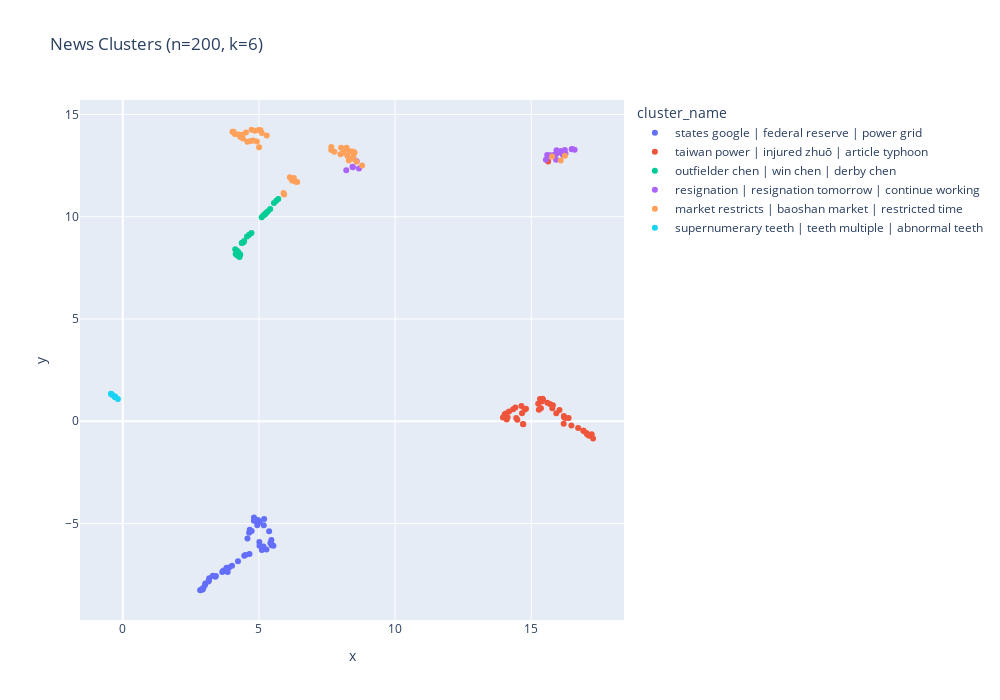

Notebook source saved alongside this figure:
### Code cell
# Add 2D coordinates to dataframe
df["x"] = reduced_embeddings[:, 0]
df["y"] = reduced_embeddings[:, 1]
df["text_short"] = df["content_en"].str[:100] + "..."

### Figure 1 — Plotly figure (JSON) as saved in the notebook; plotly's stock layout.template omitted (floating-point values rounded to 4 significant figures)
{"data": [{"customdata": [[" \n  谷歌在美砸250億美元 建資料中心和AI基礎設施\n"], [" \n  川普再度施壓Fed調降利率\n"], [" \n  輝達飆4％、台積電ADR漲3％ 台指期夜盤劍指23K關卡\n"], [" \n  川普：與印尼達成關稅協議\n"], [" \n  記憶體下半年市況遭唱衰 美光股價摔\n"], [" \n  祖克伯：Meta擬斥資數千億美元推動超級智慧發展\n"], [" \n  AI搶華爾街飯碗  高盛首創引進AI員工\n"], [" \n  銀行業財報打頭陣  摩根富國花旗優預期\n"], [" \n  關稅休戰期急拉貨 洛杉磯港6月吞吐量寫新高\n"], [" \n  蘋果投資5億美元與美國稀土供應商MP Materials合作\n"], [" \n  百度無人駕駛汽車將引進Uber全球平台 股價盤前大漲\n"], [" \n  市場高息需求增溫 安聯00984A連續兩天溢價\n"], [" \n  投審司：前六月外資來台投資74.6億美元\n"], [" \n  大陸限制出口技術目錄調整 新增電池正極材料制備技術\n"], [" \n  美國6月CPI年增2.7％ 今年2月以來新高\n"], [" \n  壯大資產管理論壇》私募資產親民化成全球趨勢  南怡君：台灣有很大成長空間\n"], [" \n  國泰金總座李長庚：關稅與匯率需中性看待 對台企長期競爭力有信心\n"], [" \n  關稅與房市降溫打擊  中小企業5月放款增額創10年同期新低\n"], ["歐盟延後對美國的報復性貿易關稅"], [" \n  傳川普將公布700億美元AI與能源投資案\n"], ["記者走訪全球最大稀土礦場 中國稀土供應鏈背後的污染遺害"], ["貝森特：Fed主席遴選程序已展開  盼鮑爾也退出理事會 - 國際 - 自由時報電子報"], ["稀土的代價：中國主產區被污染的水源和傷痕累累的山丘"], [" \n  30年期美債殖利率漲破5％ 6月初以來首見\n"], [" \n  晨星電力今年轉供綠電容量 預計將大於300MW\n"], [" \n  聯準會傳聲筒：6月CPI不會改變Fed政策方向\n"], [" \n  達新旗下中越廠預計明年春天完成擴產\n"], ["特朗普向普京發出最後通牒，烏克蘭人卻感到難抱期望"], ["中國上半年GDP增長5.3%：關稅壓力下顯「韌性」  但下半年需求端或「斷崖式下跌」"], ["特朗普承諾軍援，象徵烏克蘭戰事的重要突破"], ["伊朗戰場遇挫後 中國殲-10戰機將成為「救命稻草」？"], ["特朗普威脅對俄羅斯加徵關稅，並公布對烏克蘭軍援計劃"], ["特朗普宣佈14國新關稅稅率但最後期限延長三週"], ["特朗普向金磚國家威脅加徵10%關稅"], ["特朗普關稅戰：90天暫緩期將盡，亞洲製造業正在如何重塑？"], ["穩定幣合法化浪潮：新的「金融基礎設施」還是「貨幣主權戰場」？"], ["稀土、達爾文港或楊恆均案？ 澳洲總理阿爾巴尼斯訪華的五大看點"], ["印度和中國努力重建關係，但保持謹慎的態度"], ["中國雙航母「遼寧」號及「山東」號穿越太平洋「第二島鏈」意味著什麼？"], ["「海鯤艦」海測：台灣第一艘突破技術封鎖的「國造潛艦」五大看點"], ["人工智慧會威脅水資源嗎？"], ["美駐聯合國大使提名人瓦爾茲 誓言重塑聯合國、反制中國影響力 - 國際 - 自由時報電子報"], ["美國放行H20　陸商務部：應繼續取消不合理限制"], ["黃仁勳見大陸商務部長：中國市場非常有吸引力！"], ["聯合國安理會緊急會議　敘利亞指控：以色列破壞敘國穩定"], ["美前官員揭川普關稅終極目標！　南韓就算談成「最低課15%」"], ["陸商務部列2024數據　王文濤再談中美經貿關係：人為脫鉤是脫不掉的"], ["中國連續3月減持美債　持倉規模降至16年最低"], ["中國發現新稀土礦「釹黃河礦」　可作高性能永磁材料核心成分"]], "hovertemplate": "cluster_name=states google | federal reserve | power grid<br>x=%{x}<br>y=%{y}<br>title=%{customdata[0]}<extra></extra>", "legendgroup": "states google | federal reserve | power grid", "marker": {"color": "#636efa", "symbol": "circle"}, "mode": "markers", "name": "states google | federal reserve | power grid", "orientation": "v", "showlegend": true, "type": "scatter", "x": [3.022, 4.731, 3.853, 4.817, 4.013, 3.031, 3.175, 4.23, 5.015, 3.167, 3.419, 3.906, 3.679, 2.935, 4.579, 3.709, 4.654, 3.811, 4.818, 2.913, 2.964, 4.662, 2.851, 4.462, 3.654, 4.64, 3.398, 5.021, 5.02, 5.02, 5.457, 5.19, 4.941, 4.961, 5.105, 3.796, 5.468, 5.42, 5.451, 5.531, 3.143, 5.374, 5.275, 3.307, 5.177, 4.837, 5.165, 4.503, 2.847], "xaxis": "x", "y": [-8.004, -5.366, -7.375, -4.859, -7.067, -7.935, -7.674, -6.846, -5.907, -7.783, -7.571, -7.148, -7.332, -8.232, -5.739, -7.3, -6.49, -7.167, -4.701, -8.199, -8.146, -5.304, -8.258, -6.572, -7.369, -5.447, -7.603, -4.92, -6.088, -4.897, -5.807, -4.784, -5.09, -4.825, -6.299, -7.315, -6.06, -5.948, -5.98, -6.085, -7.834, -5.381, -6.272, -7.559, -5.089, -4.848, -6.123, -6.542, -8.264], "yaxis": "y"}, {"customdata": [[" \n  台電員工遭高壓線路電擊　卓榮泰關注不捨\n"], [" \n  台灣大出動百人馳援通訊 9成障礙基站已修復\n"], [" \n  台南剩597戶未復電 台電搶修進尾聲：最快今晚全面來電\n"], ["台鐵潮州站號誌故障深夜終於修復！ 影響64列次 - 生活 - 自由時報電子報"], ["大溪普濟堂關公誕辰遶境7/17遇防空演習 警方交管一次看 - 生活 - 自由時報電子報"], ["台泥子公司三元能源大火 高雄市府初判肇災原因出爐 - 生活 - 自由時報電子報"], ["台灣「漢光演習」五大看點：動員創新高、超市首度納入「持久戰」部署"], ["漢光41》金門花崗石醫院變野戰醫院 金防部演練戰傷救護與後送 - 自由軍武頻道"], ["獨家》麥當勞爆炸案33年後退休 葛永興憶殉職同袍：心中始終留空位給他 - 社會 - 自由時報電子報"], ["台電人員嘉義維修遭電擊 送醫搶救裝葉克膜維生 | 社會 | Newtalk新聞"], ["公車擦撞變電箱　板橋後站商圈部分店家停電 | 社會 | Newtalk新聞"], ["快訊》21:58臺灣南部海域發生規模4.8有感地震 最大震度屏東縣鵝鑾鼻3級 | 生活 | Newtalk新聞"], ["台電工作人員嘉縣義竹維修遭電擊　命危送醫 | 社會 | Newtalk新聞"], ["卓揆赴台中視察城鎮韌性演習 期許持續深化全民防衛意識 | 社會 | Newtalk新聞"], ["慰勉1350位投入災後復原替代役男 內政部長劉世芳：表達感謝 | 社會 | Newtalk新聞"], ["中部城鎮韌性演習　台中男硬騎車最高可罰15萬 | 社會 | Newtalk新聞"], ["一天狂降暴雨426mm！韓光州星巴克「泥水灌進店內」　招牌慘滅頂"], [" \n  遠傳動員上千人次支援災區 整體修復率已近95％\n"], ["阿富汗資料外洩引發前所未有秘密撤離：值得關注的三大關鍵問題"], ["你最喜歡的健康飲料會損害牙齒嗎？"], ["監管機構稱波音飛機燃油開關鎖設計安全"], ["台灣提升軍人待遇：加薪、搭機優惠為何引發爭議？"], ["朝鮮的「西班牙班尼多姆式」度假村迎來首批俄羅斯遊客"], ["從「臉基尼」到「水上麻將」：中國高溫下民眾尋涼方"], ["日本7/5發生大地震？「末日預言」為何引發遊客恐慌"], ["甘肅幼兒園鉛中毒學童超過200，用有毒顏料製作食品"], ["哈士奇「吃室友」生吞2陸龜！一臉無辜被抬進醫院　飼主嚇瘋"], ["台灣人年吞10億顆安眠藥　40歲女吃到腦霧「半夜無意識煮飯」"], ["常見病毒可增加阿茲海默症風險，但也是治療關鍵？"], ["機上久坐恐釀血栓！醫：「這些人」搭機需特別注意"], ["全球唯一！「喝咖啡賞北韓」星巴克爆紅　開幕7個月湧12萬人"], ["沒衛生！手機掉進整鍋芋頭 飲料店女員工「用湯匙撈出」PO限動被罵翻"], ["湖北唯一錄取空軍預警學院女孩現身　畢業後願去雷達站吃苦"], ["湖北地表溫度73℃！女子坐石頭10秒致三度燙傷　醫嘆：要清創植皮"], ["陸男太陽下吃米線褲子燒穿一個洞　拿紙巾測試真燒起來"], ["英短三花「初見飲水機」手好奇狂撥　發現一直有水震驚到立正"], ["你敢吃鼻屎嗎？專家曝「助免疫又能護牙」　研究：靠這5招更安心│TVBS新聞網"], ["英政府誤外洩阿富汗人個資　牽連MI6特務、SAS特種部隊"], ["趕著去接兒子！　印度爸「劇毒眼鏡蛇掛脖子」被咬死"], ["陸「老年暴走團」擋消防車出勤　堅持維持隊形「寸土不讓」惹議"], ["蚊子都熱死了！河南地表溫度直逼73℃　居民：可煎蛋烤蝦了"], ["伊拉克商場大火61死！剛開幕「整棟燒毀」14焦屍難辨　疑冷氣爆炸"], ["陸男「生水刷牙」說不出話！大腦遭10公分「裂頭絛蟲」入侵"], ["俄士兵「瓶裝水遭下毒」4人全身抽搐死亡！　生前痛苦倒地畫面曝"], ["導航亂帶路母子受困沒訊號森林　靠2張「手寫求救字條」獲救"], ["北海道棕熊頻繁出沒！獵人深夜出動「開槍擊斃」　將驗胃部與DNA"], ["薇帕颱風「最接近台灣」時間點曝！　日氣象廳最新預測路徑"], ["校外教學悲劇！英70人校車「失控墜6公尺邊坡」　釀22人死傷"]], "hovertemplate": "cluster_name=taiwan power | injured zhuō | article typhoon<br>x=%{x}<br>y=%{y}<br>title=%{customdata[0]}<extra></extra>", "legendgroup": "taiwan power | injured zhuō | article typhoon", "marker": {"color": "#EF553B", "symbol": "circle"}, "mode": "markers", "name": "taiwan power | injured zhuō | article typhoon", "orientation": "v", "showlegend": true, "type": "scatter", "x": [15.26, 15.39, 15.43, 15.32, 14.13, 16.04, 14.02, 14.66, 14.05, 15.36, 15.59, 14.64, 15.69, 14.33, 14.18, 14.42, 16.19, 15.37, 14.49, 17.02, 15.79, 14.06, 14.71, 16.21, 15.62, 16.92, 17.06, 17.04, 17.15, 15.77, 14.7, 16.72, 13.96, 16.2, 16.37, 16.47, 17.22, 14.45, 17.11, 14.1, 16.25, 15.92, 17.27, 16.91, 14.81, 14.75, 15.41, 15.28], "xaxis": "x", "y": [0.8522, 0.9626, 1.07, 1.092, 0.1931, 0.5476, 0.3359, 0.3856, 0.1785, 0.64, 0.9036, 0.746, 0.8378, 0.5892, 0.4743, 0.6767, -0.1209, 1.078, 0.07627, -0.5754, 0.782, 0.3849, -0.1455, 0.1945, 12.71, -0.4627, -0.6421, -0.6006, -0.709, 0.6345, -0.1365, -0.3278, 0.1788, 0.2522, 0.1629, -0.2126, -0.6357, 0.1631, -0.7011, 0.0886, 0.1575, 0.3857, -0.839, -0.47, 0.6059, 0.5679, 1.104, 0.5587], "yaxis": "y"}, {"customdata": [[" \n  大樂透頭獎連13摃  下期上看4.4億元\n"], ["陳晨威拚全壘打大賽自認「漢草」差　但林子偉看好 | 體育 | Newtalk新聞"], [" \n  兩岸青年以球會友 強化體育學術交流\n"], [" \n  雙橡園開發單站冠名贊助TPGA「頂粵吉品公開賽」  七國選手齊聚爭奪世界積分\n"], ["亞洲盃女籃》台灣對哈薩克開賽打得拉鋸 邱啟益：有提醒大家她們就是來打架 - 自由體育"], ["中職》郭天信猛打賞貢獻5分打點！坦言6月狀況不理想 - 自由體育"], ["中職》味全龍12：4勝台鋼雄鷹 近5戰拿4勝得43分 - 自由體育"], ["瓊斯盃》被賀丹「顏扣」也沒躲開 徐堂琪：失誤要盡全力守回來 - 自由體育"], ["瓊斯盃》地貼太滑恐危害球員 職籃工會提3點訴求 - 自由體育"], ["亞洲盃女籃二級賽　台灣預賽全勝晉4強 | 體育 | Newtalk新聞"], ["楊博涵與劉廣珩打敗世界第9  日本羽球賽晉16強 | 體育 | Newtalk新聞"], ["世上最年長馬拉松跑者車禍過世　享壽114歲 | 體育 | Newtalk新聞"], ["黃子鵬下二軍修正控球  林立歸隊時間點讓本人評估 | 體育 | Newtalk新聞"], ["德國世大運將開幕　陳弈通、楊亞依擔任掌旗官 | 體育 | Newtalk新聞"], ["看林智勝陽耀勳拚全壘打大賽有憧憬  宋晟睿參賽圓夢 | 體育 | Newtalk新聞"], ["李博登失分多平野惠一提出觀察　兄弟續物色新洋投 | 體育 | Newtalk新聞"], ["林子偉曾在大聯盟蹲捕　明星賽與葉君璋、高志綱競技 | 體育 | Newtalk新聞"], ["當你跑了366場馬拉松之後，你的心臟會發生什麼事？"], ["史上第一「人體超越音速」！　56歲太空跳傘傳奇命喪滑翔傘事故"], ["一張彩券改變人生　街友刮中「2千多萬大獎」驚喜：想買房養狗"], ["杜蘭特、烏多卡期待聯手！　盼「訓練態度」帶動火箭小將"], ["老鷹今夏補強2大奪冠拼圖　一哥楊恩是關鍵推手！"], ["全NBA只剩勇士「零補強」　專家：交易庫明加仍無法化解危機"], ["道奇強打貝茲遭遇低潮　總教練羅伯斯不忍了！直接調離先發名單 - 民視新聞網"], ["勇士大物尋求年薪7.3億合約　庫明加希望被交易到公牛"]], "hovertemplate": "cluster_name=outfielder chen | win chen | derby chen<br>x=%{x}<br>y=%{y}<br>title=%{customdata[0]}<extra></extra>", "legendgroup": "outfielder chen | win chen | derby chen", "marker": {"color": "#00cc96", "symbol": "circle"}, "mode": "markers", "name": "outfielder chen | win chen | derby chen", "orientation": "v", "showlegend": true, "type": "scatter", "x": [5.636, 4.315, 5.414, 5.71, 5.218, 4.262, 4.248, 5.103, 5.169, 5.33, 5.237, 4.565, 4.209, 5.27, 4.196, 4.146, 4.129, 4.642, 4.725, 5.552, 4.458, 4.387, 4.368, 4.287, 4.434], "xaxis": "x", "y": [10.78, 8.152, 10.37, 10.86, 10.11, 8.13, 8.258, 9.98, 10.07, 10.27, 10.15, 9.038, 8.1, 10.19, 8.337, 8.181, 8.412, 9.117, 9.2, 10.67, 8.812, 8.733, 8.719, 8.028, 8.759], "yaxis": "y"}, {"customdata": [[" \n  別等離職才後悔！上班族一定要先做的事\n"], ["白委罷不了 徐巧芯：目標變成我們合理嗎？"], ["看不下去了！葉元之霸凌已故助理對話曝光 胡采蘋：該被降職降薪的是他 - 政治 - 自由時報電子報"], ["盜綠委圖卡粗糙P圖被抓包 民眾黨蔡春綢道歉：形式上不謹慎 - 政治 - 自由時報電子報"], ["邊看筆電邊回答 京華城案證人胡方瓊卻翻供...檢曝原因 - 社會 - 自由時報電子報"], ["禿子漢子燕子再聚 國民黨「反惡罷、顧桃園」守護民主之夜20日中壢登場 - 政治 - 自由時報電子報"], ["(影)《矢板明夫Newtalk》大罷免投票率飆高 背後無人動員？ 國民黨還以為只是「藍綠對決」？ | 政治 | Newtalk新聞"], ["「斷健不退縮」！綠營開催票戰　吳思瑤、林楚茵台中催票衝高聲量 | 政治 | Newtalk新聞"], ["洪孟楷控罷團造謠買票走路工　赴新北檢提告 | 社會 | Newtalk新聞"], ["（影）5綠委集結中六站路口 疾呼罷掉羅廷瑋這個「國會小混混」 | 政治 | Newtalk新聞"], ["台灣「大罷免」事件始末、政黨表態及投票流程等一次看"], ["中國「709大抓捕」維權律師向BBC述說出獄後的監控人生"], ["誇張！救災爆口角就亮刀 里幹事稱「自保」惹眾怒"], ["7年未加薪5年沒領到獎金　大馬女子「不跳槽」理由曝光"], ["許崑源遺孀率婦團力挺 張善政再赴花蓮支持傅崐萁鄉親沿街讚聲"], ["巨乳妹賣淫脫光後「胸部大縮水」！3老司機控詐騙　極樂4P夢碎報警"], ["陸老人離世留2千萬遺產無人繼承　全網尋顧姓親人接贈"], ["民眾黨集會民進黨中央嗆聲 林國成國罵賴清德「X你娘」"], ["2年被爆打16次！人妻身上「留30公分傷疤」終身掛便袋"], ["撞見妻與陌生人進摩鐵！越男心酸帶3孩驗DNA　揭穿她多年祕密"], ["國民黨反罷喊\"再愛我一次\" 林右昌：恐怖愛人不值得再愛一次 - 民視新聞網"]], "hovertemplate": "cluster_name=resignation | resignation tomorrow | continue working<br>x=%{x}<br>y=%{y}<br>title=%{customdata[0]}<extra></extra>", "legendgroup": "resignation | resignation tomorrow | continue working", "marker": {"color": "#ab63fa", "symbol": "circle"}, "mode": "markers", "name": "resignation | resignation tomorrow | continue working", "orientation": "v", "showlegend": true, "type": "scatter", "x": [16.5, 15.93, 16.59, 16.03, 16.26, 15.7, 15.54, 16.23, 15.82, 15.93, 15.85, 8.675, 15.58, 16.48, 16.16, 8.207, 8.59, 16.09, 8.45, 8.435, 15.91], "xaxis": "x", "y": [13.31, 13.25, 13.28, 13.16, 13.08, 13.0, 12.79, 13.26, 13.0, 13.08, 13.03, 12.36, 13.02, 13.3, 13.04, 12.27, 12.71, 13.21, 12.41, 12.44, 12.79], "yaxis": "y"}, {"customdata": [["菜市場時段性禁車？ 攤販:安全.買氣難兼顧"], ["愛潑斯坦案：該案為何在「讓美國再次偉大」陣營中備受關注"], [" \n  演唱會經濟熱潮！GD、五月天、江蕙接力開唱 百貨商場搶攻粉絲荷包\n"], [" \n  韓流魅力席捲百貨！車銀優、DKB、猛男秀帶動韓星周邊搶購潮\n"], [" \n  街口支付最新公告！8成品牌通路恢復使用 30大商家一次看\n"], ["被納粹偷走流浪80年 龐貝古城拼貼春宮畫物歸原地 - 國際 - 自由時報電子報"], [" \n  父親節促銷戰  按摩椅與健身器材業提前開打\n"], ["中國高校擬因在校女生與外籍男子「不正當交往」開除其學籍，稱其「有損國格」"], ["「魷魚遊戲」下結業潮來襲，香港餐飲業能重返「美食天堂」嗎？"], ["特朗普接受BBC訪問：「我對普京感到失望，但尚未放棄與他的關係」"], ["正式預告「完全零台詞」超震撼！林依晨四度合作張孝全…首演夫妻"], ["體壇造星：中國運動員如何頂著「飯圈」爭議成為新一代頂流明星"], ["柴靜： 從中國官媒的知名記者和「公知」到出走海外的獨立媒體人"], ["Labubu走紅背後的營銷爆點、盲盒模式與穀子經濟"], ["演化專家：為什麼人類天生喜歡八卦？"], ["在工作中哭泣：是堅強的表現、軟弱的象徵，還是人之常情？"], ["朴軫永曬父女同框照！　女兒真面目「根本複製貼上」網驚：也長太像"], ["汪峰賣線上課「銷量超悽慘」　情史精彩挨嘲：不如教怎追女神"], ["《雞與牛》導演推新作！聯手《小小兵》動畫師「豬排變特務抓象」"], ["《007》龐德女郎痛訴遭家暴！　超慘傷照曝光"], ["台灣珍奶太好喝！徐玄來台暴走「1天內狂灌6杯」：深刻記得這件事"], ["不甩不倫風波！田中圭赴美打撲克大賽　「贏走300萬」驚人實力曝光"], ["曾沛慈call out《星光》超大咖戰友幫唱　她竟差點忘詞！"], ["「清純歌手」突瘋狂蹭牆！驚爆性愛成癮染病　代表作很多人翻唱"], ["一週親3次！謝京穎放閃張書偉「吻戲免報備」　大讚老公這點超棒"], ["松屋連皇室也愛吃！日媒曝悠仁親王「庶民生活」　打球吃飯超親民"], ["川普爆手繪「裸女圖」送淫魔富商　署名簽在私處！本人氣炸否認"], ["賴慧如演媽媽太像「真實年紀被遺忘」！洩心聲：這是演員要做到的"], ["44歲孫淑媚被網讚「台版Jennie」！　釣出本尊回應了"], ["遭叔伯逼面對父債…林柏宏首露面回應！每天5點起床：還在學習路上"], ["差49歲！20歲新娘「見新郎真面目」嚇暈影片瘋傳　真相曝光"], ["64歲周華健「情書」曝光了！　「蕾絲花邊」自虧：是怪作品"], ["《鬼滅之刃無限城篇》日本上映首日！電影院擠滿人…周邊一早賣光"], ["賈永婕被控「拿公關票帶關穎買GD周邊」！嚴肅首反擊：照片在哪裡"], ["食農市集「書與農」的小宇宙等民眾尋寶"], ["周湯豪出道15週年宣布好消息！　甜蜜告白：你對我來說有多重要　"], ["快訊／賈永婕道歉！　回應GD展覽之亂：沒把任何留言當耳邊風"], ["《逆愛》宣布今晚復播！　「5天內播4集」粉絲嗨翻：終於等到了"], ["快訊／南韓最大頒獎典禮「金唱片」移駕台灣辦　1月10日登上大巨蛋"], ["好萊塢大咖合體2港星！柯林法洛澳門「變賭徒」夢幻聯動金馬影后"], ["孫德榮坦承冷凍過陳喬恩  遺產受惠人數曝光 「不留一分給孫家！」"], ["廣末涼子「車禍罹病停工93天」首發聲！認還需要時間…大片在等她"], ["Coldplay演唱會變偷情現場！女方入職半年多　CEO大讚完美人選"], ["小巨蛋KPOP萬人拼盤9月登場！4組大咖合體　ITZY、NMIXX都有"], ["專輯提前上線…王嘉爾「我現在才知」　深夜崩潰：沒什麼可再說的了"], ["Coldplay演唱會抓姦CEO偷吃　「假道歉信」藏細節！前同事酸活該"], ["快訊／GD展覽辦一天被罵翻！主辦道歉「周邊改預購」：運費我們出"], ["41歲旅遊網紅西藏自駕途中去世　粉絲嘆：倒在自己最愛的地方"], ["Coldplay抓包他不倫小三！　網瘋傳「CEO聲明截圖」假道歉信藏惡搞"]], "hovertemplate": "cluster_name=market restricts | baoshan market | restricted time<br>x=%{x}<br>y=%{y}<br>title=%{customdata[0]}<extra></extra>", "legendgroup": "market restricts | baoshan market | restricted time", "marker": {"color": "#FFA15A", "symbol": "circle"}, "mode": "markers", "name": "market restricts | baoshan market | restricted time", "orientation": "v", "showlegend": true, "type": "scatter", "x": [16.08, 8.511, 8.301, 7.994, 16.24, 5.007, 8.109, 6.404, 15.77, 8.443, 4.115, 5.924, 8.016, 8.581, 4.924, 6.223, 5.059, 4.576, 4.07, 6.328, 4.85, 5.904, 4.412, 4.784, 4.322, 4.988, 6.136, 4.304, 4.728, 8.218, 4.693, 4.383, 8.468, 8.424, 8.786, 4.524, 8.248, 4.254, 7.768, 4.028, 7.659, 5.285, 6.203, 5.103, 7.656, 6.283, 8.327, 8.211, 6.261], "xaxis": "x", "y": [12.75, 13.15, 12.75, 13.06, 12.99, 13.4, 13.13, 11.7, 12.94, 13.19, 14.05, 11.09, 13.37, 12.68, 13.68, 11.77, 14.23, 13.67, 14.16, 11.72, 14.21, 11.17, 13.83, 13.73, 13.9, 14.24, 11.93, 13.95, 14.25, 13.38, 13.71, 14.01, 12.94, 12.84, 12.51, 14.12, 12.98, 14.02, 13.17, 14.15, 13.42, 13.97, 11.82, 14.09, 13.26, 11.89, 13.2, 13.32, 11.87], "yaxis": "y"}, {"customdata": [["www.ctee.com.tw"], ["衛生紙丟馬桶會堵塞？環境部闢謠：請相信科學 「安心丟吧」 - 地產天下 - 自由電子報"], [null], [null], [null], [null], ["巴西女童「長出81顆牙」！恐怖X光照曝光　患超罕見多生牙"], ["廣東佛山屈公病例激增 累計達1873例"]], "hovertemplate": "cluster_name=supernumerary teeth | teeth multiple | abnormal teeth<br>x=%{x}<br>y=%{y}<br>title=%{customdata[0]}<extra></extra>", "legendgroup": "supernumerary teeth | teeth multiple | abnormal teeth", "marker": {"color": "#19d3f3", "symbol": "circle"}, "mode": "markers", "name": "supernumerary teeth | teeth multiple | abnormal teeth", "orientation": "v", "showlegend": true, "type": "scatter", "x": [-0.2949, -0.3788, -0.2854, -0.1792, -0.4339, -0.4184, -0.2808, -0.2906], "xaxis": "x", "y": [1.204, 1.288, 1.195, 1.088, 1.343, 1.328, 1.189, 1.2], "yaxis": "y"}], "layout": {"height": 700, "legend": {"title": {"text": "cluster_name"}, "tracegroupgap": 0}, "title": {"text": "News Clusters (n=200, k=6)"}, "width": 1000, "xaxis": {"anchor": "y", "domain": [0, 1], "title": {"text": "x"}}, "yaxis": {"anchor": "x", "domain": [0, 1], "title": {"text": "y"}}}}
